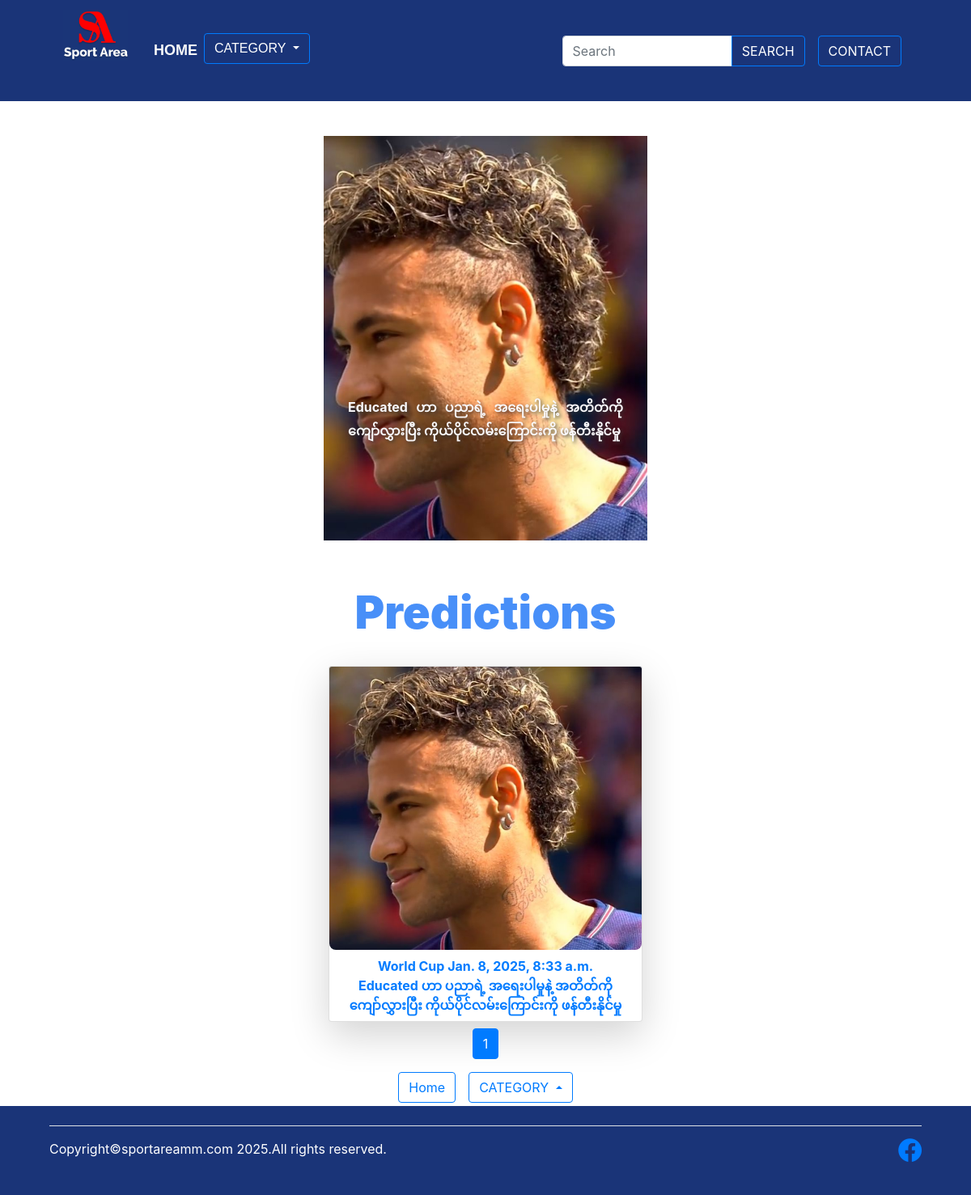
/category/Predictions, run on the app's committed database.
### store/models.py (models this page shows, shortened)
class Product(models.Model):
    title = models.CharField(max_length=50)
    subtitle = models.CharField(max_length=100 ,blank=True,null=True)
    category = models.ForeignKey(Category, on_delete=models.CASCADE, default=1)
    image = models.ImageField(upload_to='uploads/products/')
    description = models.CharField(max_length=4000, default='', blank=True, null=True)
    image_one =models.ImageField(upload_to='uploads/products/one_file', blank=True, null=True)
    description_one = models.CharField(max_length=4000, default='', blank=True, null=True)
    image_two =models.ImageField(upload_to='uploads/products/two_file', blank=True, null=True)
    description_two = models.CharField(max_length=4000, default='', blank=True, null=True)
    video_url = models.URLField(max_length=500, blank=True, null=True)
    video_description =  models.CharField(max_length=4000, default='', blank=True, null=True)
    created_at = models.DateTimeField(default=now, editable=False)

class Category(models.Model):
    name = models.CharField(max_length=50)
    def __str__(self):
        return self.name
    class Meta:
        verbose_name_plural = 'categories'

### store/views.py (the view)
# urls.py: path('category/<str:space>', views.category, name="category"),
def category(request,space):
    space = space.replace ('-', ' ')
    try:
        category = get_object_or_404(Category, name=space)
        products = Product.objects.filter(category=category).order_by('id')
        paginator = Paginator(products, 6)  # Show 8 products per page
        page_number = request.GET.get('page')  # Get current page number from the URL
        page_obj = paginator.get_page(page_number)  # Get the corresponding page
        return render(request, 'category.html', {"products": page_obj, 'category':category})
    except:
        messages.success(request,('That Category does not exist'))
        return redirect('home')

### templates/category.html (shortened to what this page needs)
{% extends "base.html" %}
{% load static %}
{% block content %}
{% if products %}
{% include "carousel.html" %}
<section class="py-1">
    <div class="container px-0 mt-1">
        <div class="text-center display-4 fw-bolder gradient-text">
            <h1 class="display-4 fw-bolder" style="color:rgb(72, 143, 248); font-size: 3.5rem;">{{ category }}</h1>
        </div>
        <br>
        <div class="row gx-1 row-cols-1 row-cols-sm-2 row-cols-md-2 row-cols-lg-3 justify-content-center">
            {% for product in products %}
            <div class="col mb-2">
                <div class="card h-100 shadow-lg">
                    <a href="{% url 'view_detail' product.id %}">
                        <img class="card-img-top" src="{{ product.image.url }}" alt="{{ product.title }}">
                        <div class="card-body py-2">
                            <div class="text-center">
                                <h class="fw-bolder gradient-text">
                                    {{ product.title }}
                                    {{ product.created_at }} <br>
                                    {{ product.subtitle }}
                                </h>
                            </div>
                        </div>
                    </a>
                </div>
            </div>
            {% endfor %}
        </div>
    </div>
{% include "pagination.html" %}
</section>
{% endif %}
{% endblock %}

### templates/carousel.html (shortened to what this page needs)
{% load static %}
    <section class="py-5">
        <br><br>
        <div id="multiItemCarousel" class="carousel slide" data-bs-ride="carousel">
            <div class="carousel-inner">
                <div class="carousel-item active">
                    <div class="d-flex justify-content-center">
                        {% for product in products %}
                        <div class="item col-4 position-relative">
                            <a href="{% url 'view_detail' product.id %}">
                                <img src="{{ product.image.url }}" class="d-block w-100 img-fluid" alt="...">
                                <div class="text-overlay fw-bolder">{{ product.subtitle }}</div>
                            </a>
                        </div>
                        {% endfor %}
                    </div>
                </div>
            </div>
            <button class="carousel-control-prev custom-carousel-control" type="button" data-bs-target="#multiItemCarousel" data-bs-slide="prev">
                <span class="carousel-control-prev-icon" aria-hidden="true"></span>
            </button>
            <button class="carousel-control-next custom-carousel-control" type="button" data-bs-target="#multiItemCarousel" data-bs-slide="next">
                <span class="carousel-control-next-icon" aria-hidden="true"></span>
            </button>
        </div>
    </section>

### templates/base.html (style rules this page uses)
html, body { height: 100%; margin: 0; display: flex; flex-direction: column; }

### templates/category.html (style rules this page uses)
.card-img-top { height: 350px; object-fit: cover; width: 100%; border-radius: 0.5rem; }
.container { padding-left: 1px; padding-right: 1px; }
.row { margin-left: 0; margin-right: 0; }
.row-cols-1 .col { padding-left: 1px; padding-right: 1px; }

### templates/carousel.html (style rules this page uses)
.carousel img { height: 500px; object-fit: cover; width: 100%; }
.carousel-inner .item { padding: 0; margin: 0; }
.carousel-item .text-overlay { position: absolute; top: 70%; left: 50%; transform: translate(-50%, -50%); color:rgb(249, 248, 250); text-align: justify; margin: 0; padding: 10px; width: 90%; line-height: 1.8; font-weight: 700; font-size: 1rem; text-shadow: 2px 2px 4px rgba(50, 50, 50, 0.8); border-radius: 8px; }

### data on the page
Product: image (picture), subtitle "Educated ဟာ ပညာရဲ့ အရေးပါမှုနဲ့ အတိတ်ကို ကျော်လွှားပြီး ကိုယ်ပိုင်လမ်းကြောင်းကို ဖန်တီးနိုင်မှု", title "World Cup", created_at "Jan. 8, 2025, 8:33 a.m."
Category: name "Predictions"

### other printed values
{{ num }} "1"
